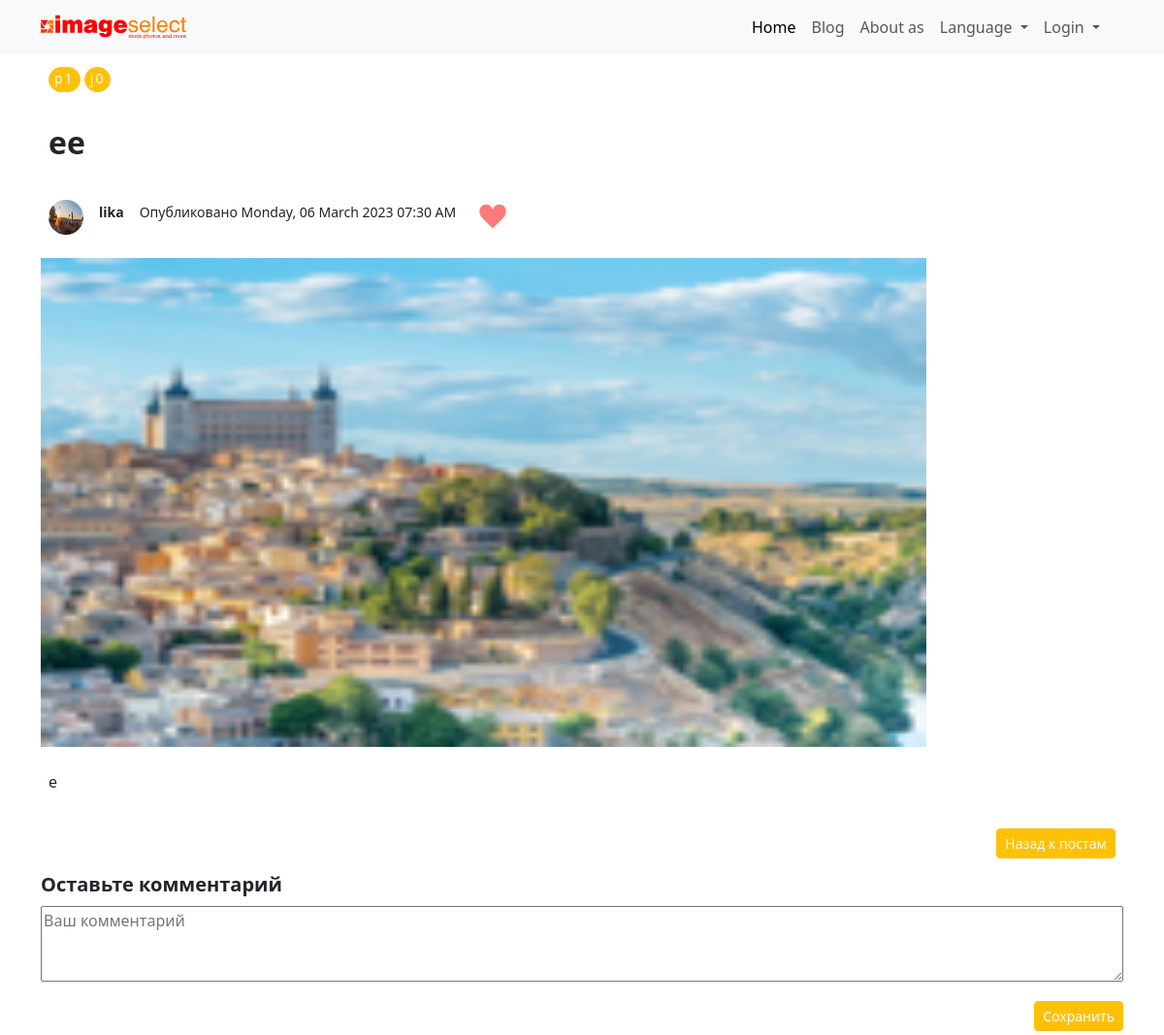
The app's page /post/13, older data.
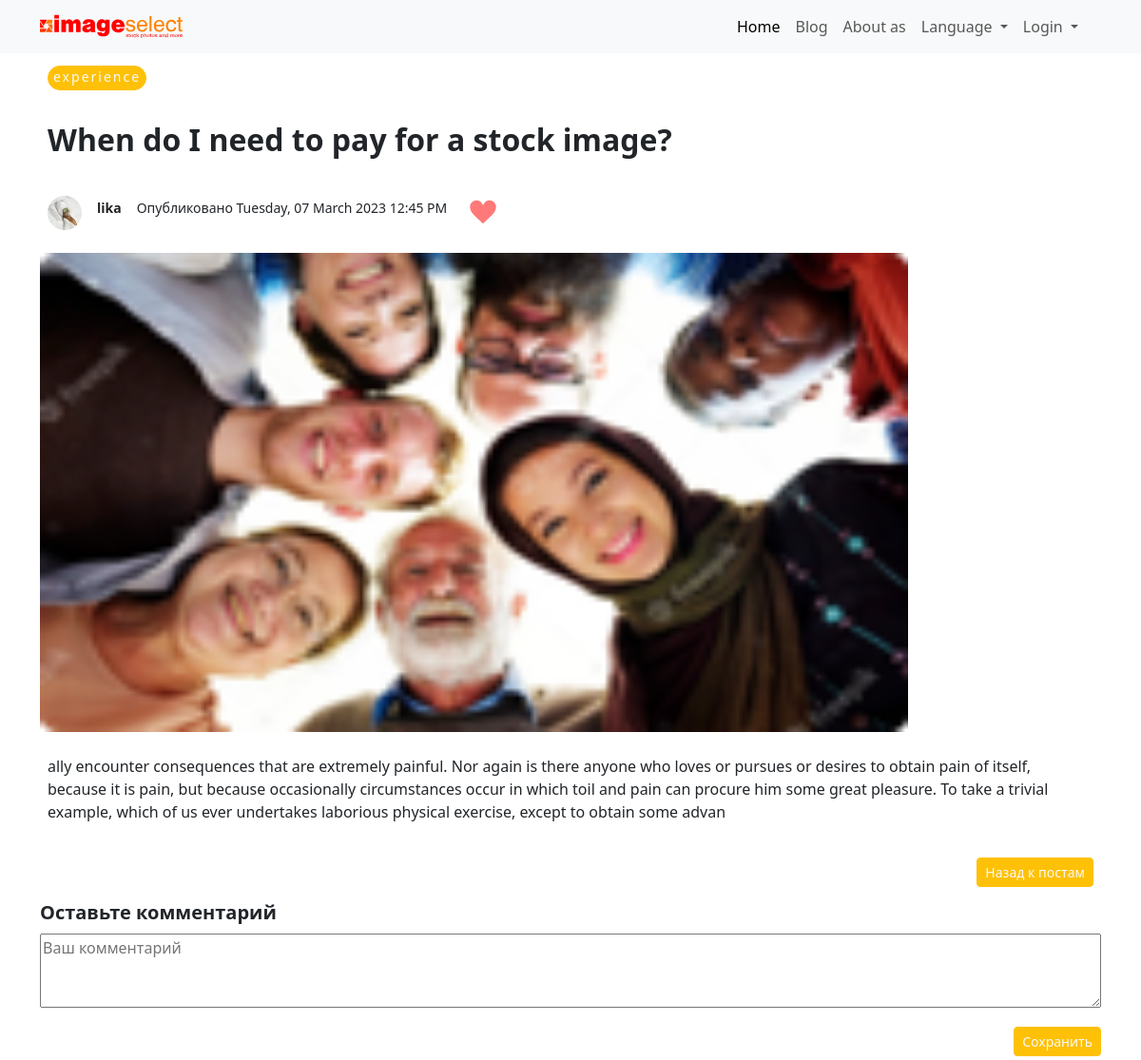
The same page, newer data.
### flask_blog_portfolio/models.py (models this page shows, shortened)
class Hashtag(db.Model):
    id = db.Column(db.Integer, primary_key=True)
    name = db.Column(db.String(50), unique=True, nullable=False)

class Post(db.Model):
    id = db.Column(db.Integer, primary_key=True)
    title = db.Column(db.String(100), nullable=False)
    date_posted = db.Column(db.DateTime, nullable=False, default=datetime.utcnow)
    update_post = db.Column(db.DateTime, nullable=False, default=datetime.utcnow)
    content = db.Column(db.Text, nullable=False)
    user_id = db.Column(db.Integer, db.ForeignKey('user.id'), nullable=False)
    image_file = db.Column(db.String(20), nullable=False, default='default.png')
    category_id = db.Column(db.Integer, db.ForeignKey('category.id'), nullable=False)
    hashtags = db.relationship('Hashtag', secondary=hashtag_posts, backref=db.backref('posts', lazy='dynamic'))
    comments = db.relationship('Comment', backref='title', lazy='select', cascade='all, delete-orphan')

class User(db.Model, UserMixin):
    id = db.Column(db.Integer, primary_key=True)
    username = db.Column(db.String(20), unique=True, nullable=False)
    email = db.Column(db.String(120), unique=True, nullable=False)
    image_file = db.Column(db.String(20), nullable=False, default='default.png')
    password = db.Column(db.String(60), nullable=False)
    post = db.relationship('Post', backref='author', lazy=True)

### flask_blog_portfolio/posts/routes.py (the view)
@posts.route("/post/<int:post_id>", methods=['GET', 'POST'])
def post(post_id):
    post = Post.query.get_or_404(post_id)
    like_form = LikeForm()
    like_count = Like.query.filter_by(post_id=post_id).count()
    form = CommentForm()
    if form.validate_on_submit():
        comment = Comment(body=form.comment.data, post_id=post_id, username=current_user.username)
        db.session.add(comment)
        db.session.commit()
        flash('Ваш комментарий добавлен!', 'success')
        return redirect(f'/post/{post_id}')
    return render_template('post.html', title=post.title, post=post, form=form, like_form=like_form,
                           like_count=like_count)

### flask_blog_portfolio/posts/forms.py
class LikeForm(FlaskForm):
    submit = SubmitField('Создать')

class CommentForm(FlaskForm):
    comment = StringField('Комментарий', validators=[DataRequired()])

### flask_blog_portfolio/templates/post.html (shortened to what this page needs)
{% extends "layout.html" %}
{% block body %}
<section>
    <div class="container">
        <div class="d-flex flex-row mb-3">
            <div class="p-2">
                {% for tag in post.hashtags %}
                <span class="btn btn-warning text-light post_tag">{{ tag.name}}</span>
                {% endfor %}
            </div>
        </div>
        <div class="d-flex flex-row mb-3">
            <div class="p-2"><h4 class="post_title">{{ post.title }}</h4></div>
        </div>
        <div class="d-flex flex-row mb-3">
            <div class="p-2"><img class="post_author"
                                  src="{{ url_for('static', filename='profile_pics/' + post.author.image_file) }}">
            </div>
            <div class="p-2"><a class="post_author_name"
                                href="{{ url_for('users.user_posts', username=post.author.username) }}"
                                style="margin: 0 auto">{{ post.author.username }}</a></div>
            <div class="p-2"><small>Опубликовано {{ post.date_posted.strftime('%A, %d %B %Y %I:%M %p') }}</small></div>
            <div class="p-2">
                <form action="{{ url_for('posts.like_post', post_id=post.id) }}" method="post">
                    <button type="submit"
                            style="border: none; background-color: #FFFFFF;">
                        <img style="width: 32px;" src="{{ url_for('static', filename='image/like.svg') }}" alt="...">
                    </button>
                </form>
            </div>
        </div>
        {% if post.image_file != 'default.png' %}
        <div class="d-flex flex-row mb-3">
            <img class="post_img" src="{{ url_for('static', filename='profile_pics/' + post.image_file) }}">
        </div>
        {% endif %}
        <div class="d-flex flex-row mb-3">
            <div class="p-2">{{ post.content }}</div>
        </div>
        <div class="d-flex flex-row flex-row-reverse">
            <div class="p-2">
                <div class="card-footer" style="font-size: 20px;"><a class="btn btn-warning text-light btn-sm mt-1 mb-1"
                                                                     href="{{url_for('posts.allpost') }}">Назад к
                    постам</a>
                </div>
            </div>
        </div>
        <div id="content">
            <h2 class="post_title_comment">Оставьте комментарий</h2>
            <form action="" method="post">
                <div class="form_settings">
                    <div class="d-flex flex-row mb-3">
                        <textarea class="post_comment_textarea" placeholder="Ваш комментарий" name="comment"
                                  rows="3"></textarea>
                    </div>
                    <div class="d-flex flex-row flex-row-reverse">
                        <input class="btn btn-warning text-light btn-sm mt-1 mb-1" type="submit" name="submit"
                               value="Сохранить">
                    </div>
                </div>
            </form>
        </div>
    </div>
</section>
{% endblock %}

Row changes from the older to the newer data that the page shows:
no longer on this page (row edited): Hashtag: name "p1"
changed Hashtag: name "j0" → "experience"
changed Post: title "ee" → "When do I need to pay for a stock image?"; date_posted "Monday, 06 March 2023 07:30 AM" → "Tuesday, 07 March 2023 12:45 PM"; image_file: a different picture; content "e" → "ally encounter consequences that are extremely painful. Nor again is there anyone who loves or pursues or desires to obtain pain of itself, because it is pain, but because occasionally circumstances occur in which toil and pain can procure him some great pleasure. To take a trivial example, which of us ever undertakes laborious physical exercise, except to obtain some advan"
changed User "lika": image_file: a different picture
